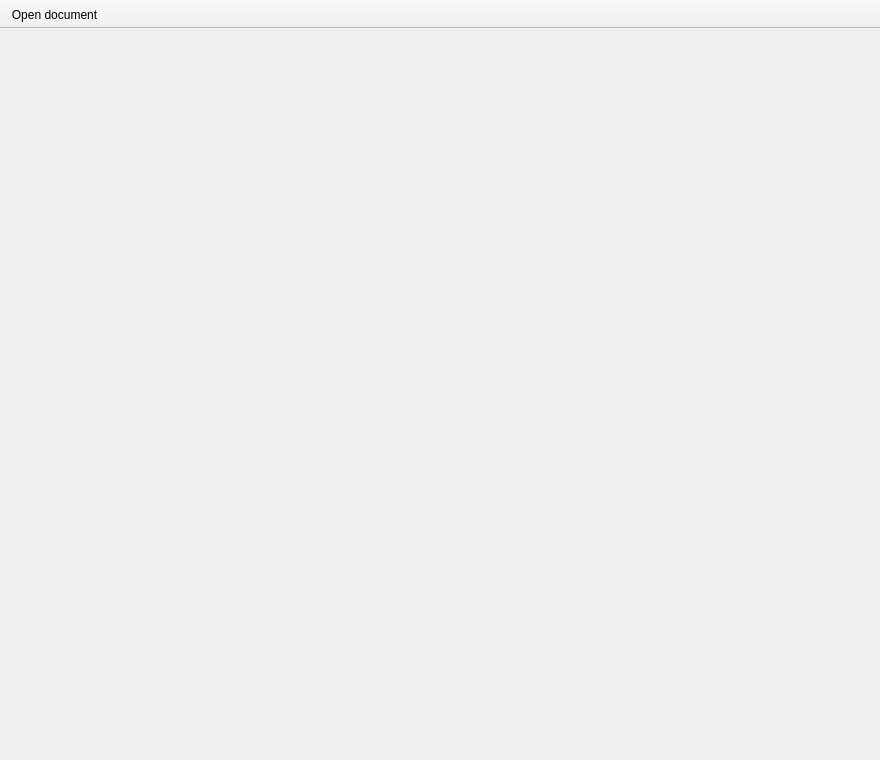
<?xml version="1.0" encoding="UTF-8"?>
<ui version="4.0">
 <class>PDFViewer</class>
 <widget class="QMainWindow" name="PDFViewer">
  <property name="geometry">
   <rect>
    <x>0</x>
    <y>0</y>
    <width>880</width>
    <height>760</height>
   </rect>
  </property>
  <property name="windowTitle">
   <string>Plata</string>
  </property>
  <widget class="QWidget" name="centralwidget"/>
  <widget class="QToolBar" name="toolBar">
   <property name="windowTitle">
    <string>toolBar</string>
   </property>
   <property name="movable">
    <bool>false</bool>
   </property>
   <property name="toolButtonStyle">
    <enum>Qt::ToolButtonStyle::ToolButtonTextBesideIcon</enum>
   </property>
   <property name="floatable">
    <bool>false</bool>
   </property>
   <attribute name="toolBarArea">
    <enum>TopToolBarArea</enum>
   </attribute>
   <attribute name="toolBarBreak">
    <bool>false</bool>
   </attribute>
   <addaction name="actionOpen_document"/>
  </widget>
  <action name="actionOpen_document">
   <property name="icon">
    <iconset theme="QIcon::ThemeIcon::DocumentOpen"/>
   </property>
   <property name="text">
    <string>Open document</string>
   </property>
   <property name="menuRole">
    <enum>QAction::MenuRole::NoRole</enum>
   </property>
  </action>
 </widget>
 <resources/>
 <connections/>
</ui>
